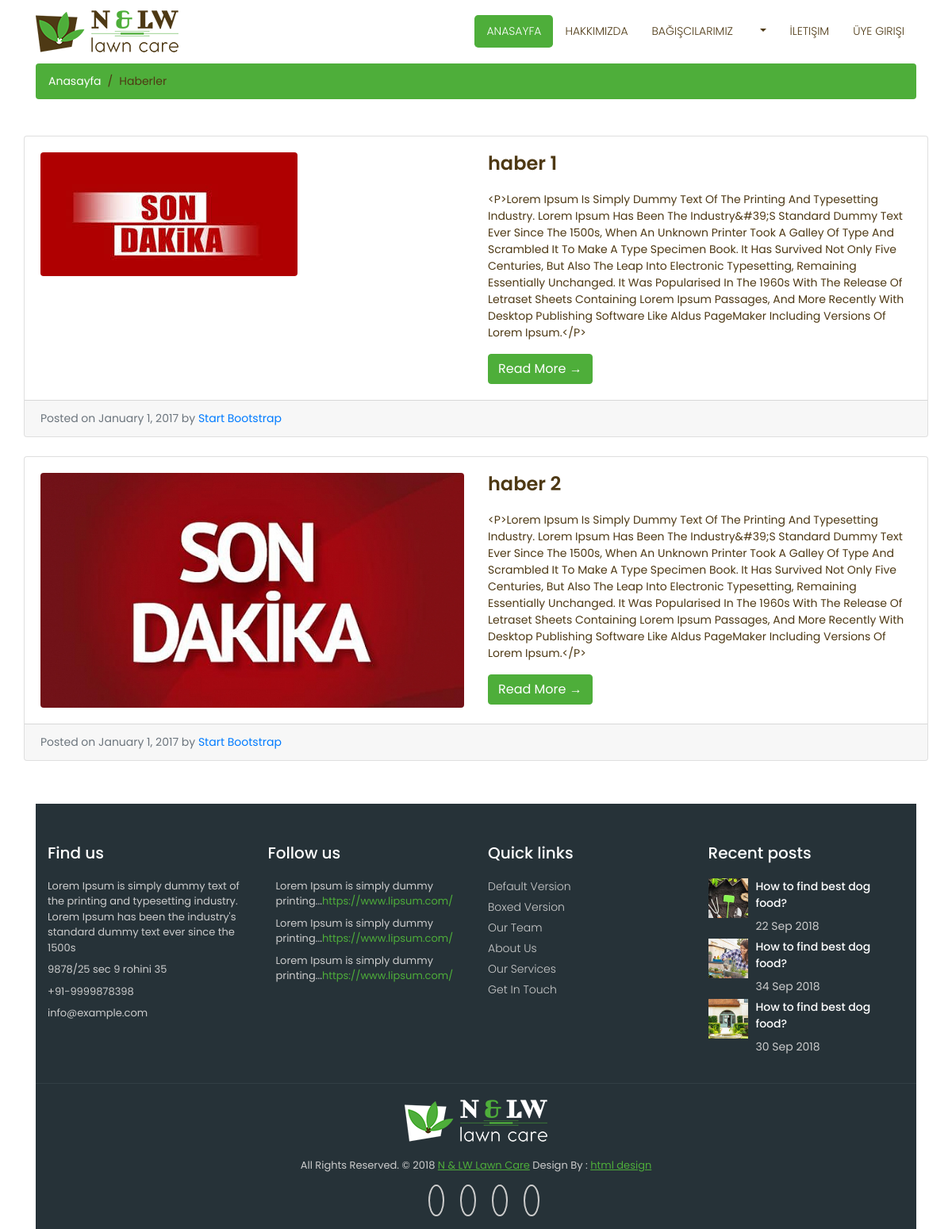
/category/6/haberler/, run on the app's committed database.
### content/models.py (models this page shows, shortened)
class Category(MPTTModel):
    STATUS = (
        ('True', 'Evet'),
        ('False', 'Hayır'),
    )
    title = models.CharField(max_length=30)
    description = models.CharField(max_length=255)
    keywords = models.CharField(max_length=255)
    image = models.ImageField(blank=True,upload_to='images/')
    status = models.CharField(max_length=10, choices=STATUS)
    slug = models.SlugField()
    parent = TreeForeignKey('self',blank=True, null=True, related_name='children', on_delete=models.CASCADE)
    create_at = models.DateTimeField(auto_now_add=True)
    update_at = models.DateTimeField(auto_now=True)
    class MPTTMeta:
        order_insertion_by = ['title']

class Product(models.Model):
    STATUS = (
        ('True', 'Evet'),
        ('False', 'Hayır'),
    )
    category = models.ForeignKey(Category, on_delete=models.CASCADE)
    title = models.CharField(max_length=150)
    keywords = models.CharField(max_length=255)
    description = models.CharField(max_length=255)
    image = models.ImageField(blank=True, upload_to='images/')
    detail = RichTextUploadingField()
    slug = models.SlugField()
    status = models.CharField(max_length=10, choices=STATUS)
    create_at = models.DateTimeField(auto_now_add=True)
    update_at = models.DateTimeField(auto_now=True)

### home/views.py (the view)
# urls.py: path('category/<int:id>/<slug:slug>/', views.category_products, name='category_products'),
def category_products(request,id,slug):
    category = Category.objects.all()
    categorydata = Category.objects.get(pk=id)
    products = Product.objects.filter(category_id=id)
    context = {'products': products,'category': category, 'slug': slug, 'categorydata': categorydata}
    return render(request, 'productss.html',context)

### home/templates/productss.html (shortened to what this page needs)
{% extends "Homebase.html" %}
{% block body %}
    <div class="container">
		<div class="breadcrumb-main">
			<ol class="breadcrumb">
				<li class="breadcrumb-item">
					<a href="/">Anasayfa</a>
				</li>
				<li class="breadcrumb-item active">{{ categorydata.title }}</li>
			</ol>
		</div>
		<div class="about-main">
			<div class="row">
                {% for rs in products %}
			<div class="card mb-4">
				<div class="card-body">
				  <div class="row">
					<div class="col-lg-6">
					  <a href="#">
						<img class="img-fluid rounded" src="{{ rs.image.url }}" alt="" />
					  </a>
					</div>
					<div class="col-lg-6">
					  <h2 class="card-title">{{ rs.title}}</h2>
					  <p class="card-text">{{ rs.detail }}</p>
					  <a href="#" class="btn btn-primary">Read More &rarr;</a>
					</div>
				  </div>
				</div>
				<div class="card-footer text-muted">
				  Posted on January 1, 2017 by
				  <a href="#">Start Bootstrap</a>
				</div>
			</div>
                {% endfor %}
			</div>
		</div>
{% endblock %}

### home/static/css/style.css (style rules this page uses)
body { padding-top: 54px; font-family: 'Poppins', sans-serif; font-size: 14px; color: #4e3914; }
@media (min-width: 992px) { body { padding-top: 80px; } }
a.btn-primary { background-color: #4eae3a; border-color: #4eae3a; }
.about-main { padding: 30px 0px; }
.about-main h2 { font-size: 24px; font-weight: 600; margin-bottom: 20px; }
.about-main p { font-size: 14px; text-transform: capitalize; }
.breadcrumb-main .breadcrumb { background: #4eae3a; }
.breadcrumb-main .breadcrumb li a { color: #ffffff; }
.breadcrumb-main .breadcrumb li { color: #4e3914; }
.breadcrumb-main .breadcrumb-item + .breadcrumb-item::before { color: #4e3914; }

### data on the page
Category: title "Haberler"
Product: image (picture), title "haber 1", detail "<p>Lorem Ipsum Is Simply Dummy Text Of The Printing And Typesetting Industry. Lorem Ipsum Has Been The Industry&#39;s Standard Dummy Text Ever Since The 1500s, When An Unknown Printer Took A Galley Of Type And Scrambled It To Make A Type Specimen Book. It Has Survived Not Only Five Centuries, But Also The Leap Into Electronic Typesetting, Remaining Essentially Unchanged. It Was Popularised In The 1960s With The Release Of Letraset Sheets Containing Lorem Ipsum Passages, And More Recently With Desktop Publishing Software Like Aldus PageMaker Including Versions Of Lorem Ipsum.</P>"
Product: image (picture), title "haber 2", detail "<p>Lorem Ipsum Is Simply Dummy Text Of The Printing And Typesetting Industry. Lorem Ipsum Has Been The Industry&#39;s Standard Dummy Text Ever Since The 1500s, When An Unknown Printer Took A Galley Of Type And Scrambled It To Make A Type Specimen Book. It Has Survived Not Only Five Centuries, But Also The Leap Into Electronic Typesetting, Remaining Essentially Unchanged. It Was Popularised In The 1960s With The Release Of Letraset Sheets Containing Lorem Ipsum Passages, And More Recently With Desktop Publishing Software Like Aldus PageMaker Including Versions Of Lorem Ipsum.</P>"
